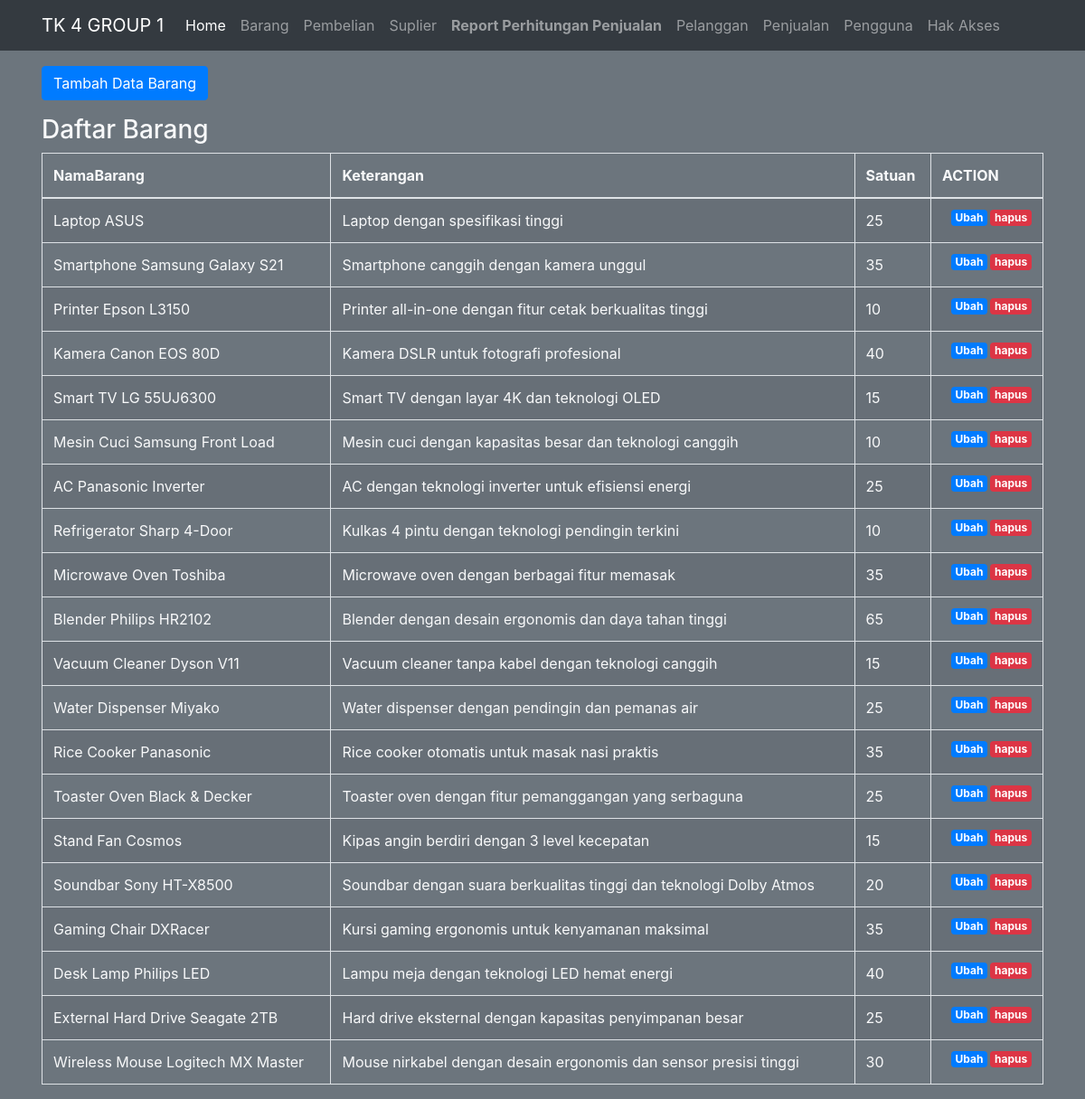
/public/barang, run on the app's committed database.
### tables this page shows
CREATE TABLE `barang` (
  `IdBarang` int(11) NOT NULL,
  `NamaBarang` varchar(255) NOT NULL,
  `Keterangan` varchar(255) NOT NULL,
  `Satuan` int(11) DEFAULT NULL,
  `IdPengguna` int(11) DEFAULT NULL
);

### app/core/Controller.php (called while the page is built, shortened)
<?php
class Controller {
    public function view($view, $data = [])
    {
        require_once '../app/views/' . $view . '.php';
    }
    public function model($model)
    {
        return new $model;
    }
}

### app/controllers/Barang.php (called while the page is built, shortened)
<?php
class Barang extends Controller {
    public function index()
    {
        $data['judul'] = 'Daftar Barang';
        $data['br'] = $this->model('Barang_model')->getAllBarang();
        $this->view('templates/header', $data);
        $this->view('barang/index', $data);
        $this->view('templates/footer');
    }
}

### app/core/App.php (called while the page is built, shortened)
<?php
class App {
    protected $method = 'index';
    protected $params = [];
    public function __construct()
    {
        $this->controller = new $this->controller;
        call_user_func_array([$this->controller, $this->method], $this->params);
    }
}

### public/index.php (called while the page is built, shortened)
<?php
$app = new App;

### app/core/Database.php (called while the page is built, shortened)
<?php
class Database {
    private $host = DB_HOST;
    private $user = DB_USER;
    private $pass = DB_PASS;
    private $db_name = DB_NAME;
    private $dbh;
    private $stmt;
    public function __construct()
    {
        $dsn = 'mysql:host=' . $this->host . ';dbname=' . $this->db_name;
        $option = [
            PDO::ATTR_PERSISTENT => true,
            PDO::ATTR_ERRMODE => PDO::ERRMODE_EXCEPTION
        ];
        try {
            $this->dbh = new PDO($dsn, $this->user, $this->pass, $option);
        } catch(PDOException $e) {
            die($e->getMessage());
        }
    }
    public function query($query)
    {
        $this->stmt = $this->dbh->prepare($query);
    }
    public function execute()
    {
        $this->stmt->execute();
    }
    public function resultSet()
    {
        $this->execute();
        return $this->stmt->fetchAll(PDO::FETCH_ASSOC);
    }
}

### app/models/Barang_model.php (called while the page is built, shortened)
<?php
class Barang_model {
    private $table = 'barang';
    private $db;
    public function __construct()
    {
        $this->db = new Database;
    }
    public function getAllBarang()
    {
        $this->db->query('SELECT * FROM ' . $this->table);
        return $this->db->resultSet();
    }
}

### app/views/barang/index.php (the view, shortened to what this page needs)
<div class="container mt-3 text-light">
    <div class="row">
      <div class="col-lg-6">
      </div>
    </div>
    <div class="row mb-3">
      <div class="col-lg-6">
        <button type="button" class="btn btn-primary tombolTambahData" data-toggle="modal" data-target="#formModal">
          Tambah Data Barang
        </button>
      </div>
    </div>
    <h3>Daftar Barang</h3>
    <table class="table table-striped table-bordered table-hover table-full-width">
                <thead>
                    <tr>
                        <th scope="col">NamaBarang</th>
                        <th scope="col">Keterangan</th>
                        <th scope="col">Satuan</th>
                        <th scope="col">ACTION</th>
                    </tr>
                </thead>
                <tbody>
                    <?php foreach( $data['br'] as $br ) : ?>
                    <tr>
                        <td><?= $br['NamaBarang'];?></td>
                        <td> <?= $br['Keterangan'];?></td>
                        <td> <?= $br['Satuan'];?></td>
                        <td>
                        <a href="<?= BASEURL; ?>/barang/hapus/<?= $br['IdBarang']; ?>" class="badge badge-danger float-right" onclick="return confirm('yakin?');">hapus</a>
                        <a href="<?= BASEURL; ?>/barang/ubahDetail/<?= $br['IdBarang']; ?>" class="badge badge-primary float-right">Ubah</a>
                    </tr>
                    <?php endforeach; ?>
                </tbody>
    </table>
</div>

### app/views/templates/header.php (shortened to what this page needs)
<!DOCTYPE html>
<html lang="en">
<head>
    <link rel="stylesheet" href="<?= BASEURL; ?>/css/bootstrap.css">
    <link rel="stylesheet" href="<?= BASEURL; ?>/css/style.css">
</head>
<body class="bg-secondary">
<nav class="navbar navbar-expand-lg navbar-dark bg-dark">
  <div class="container">
      <a class="navbar-brand" href="<?= BASEURL; ?>">TK 4 GROUP 1</a>
      <div class="collapse navbar-collapse" id="navbarNavAltMarkup">
        <div class="navbar-nav">
          <a class="nav-item nav-link active" href="<?= BASEURL; ?>">Home <span class="sr-only">(current)</span></a>
          <a class="nav-item nav-link" href="<?= BASEURL; ?>/barang">Barang</a>
          <a class="nav-item nav-link" href="<?= BASEURL; ?>/pembelian">Pembelian</a>
          <a class="nav-item nav-link" href="<?= BASEURL; ?>/suplier">Suplier</a>
          <b><a class="nav-item nav-link" href="<?= BASEURL; ?>/report">Report Perhitungan Penjualan</a></b>
          <a class="nav-item nav-link" href="<?= BASEURL; ?>/pelanggan">Pelanggan</a>
          <a class="nav-item nav-link" href="<?= BASEURL; ?>/penjualan">Penjualan</a>
          <a class="nav-item nav-link" href="<?= BASEURL; ?>/pengguna">Pengguna</a>
          <a class="nav-item nav-link" href="<?= BASEURL; ?>/akses">Hak Akses</a>
        </div>
      </div>
  </div>
</nav>

### app/views/templates/footer.php (shortened to what this page needs)
</body>
</html>

### public/css/style.css (style rules this page uses)
.badge { margin-left: 3px; }
.container { padding: 0 16px; }
.container::after, .row::after { content: ""; clear: both; display: table; }

### data on the page
barang: NamaBarang "Laptop ASUS", Keterangan "Laptop dengan spesifikasi tinggi", Satuan "25"
barang: NamaBarang "Smartphone Samsung Galaxy S21", Keterangan "Smartphone canggih dengan kamera unggul", Satuan "35"
barang: NamaBarang "Printer Epson L3150", Keterangan "Printer all-in-one dengan fitur cetak berkualitas tinggi", Satuan "10"
barang: NamaBarang "Kamera Canon EOS 80D", Keterangan "Kamera DSLR untuk fotografi profesional", Satuan "40"
barang: NamaBarang "Smart TV LG 55UJ6300", Keterangan "Smart TV dengan layar 4K dan teknologi OLED", Satuan "15"
barang: NamaBarang "Mesin Cuci Samsung Front Load", Keterangan "Mesin cuci dengan kapasitas besar dan teknologi canggih", Satuan "10"
barang: NamaBarang "AC Panasonic Inverter", Keterangan "AC dengan teknologi inverter untuk efisiensi energi", Satuan "25"
barang: NamaBarang "Refrigerator Sharp 4-Door", Keterangan "Kulkas 4 pintu dengan teknologi pendingin terkini", Satuan "10"
barang: NamaBarang "Microwave Oven Toshiba", Keterangan "Microwave oven dengan berbagai fitur memasak", Satuan "35"
barang: NamaBarang "Blender Philips HR2102", Keterangan "Blender dengan desain ergonomis dan daya tahan tinggi", Satuan "65"
barang: NamaBarang "Vacuum Cleaner Dyson V11", Keterangan "Vacuum cleaner tanpa kabel dengan teknologi canggih", Satuan "15"
barang: NamaBarang "Water Dispenser Miyako", Keterangan "Water dispenser dengan pendingin dan pemanas air", Satuan "25"
barang: NamaBarang "Rice Cooker Panasonic", Keterangan "Rice cooker otomatis untuk masak nasi praktis", Satuan "35"
barang: NamaBarang "Toaster Oven Black & Decker", Keterangan "Toaster oven dengan fitur pemanggangan yang serbaguna", Satuan "25"
barang: NamaBarang "Stand Fan Cosmos", Keterangan "Kipas angin berdiri dengan 3 level kecepatan", Satuan "15"
barang: NamaBarang "Soundbar Sony HT-X8500", Keterangan "Soundbar dengan suara berkualitas tinggi dan teknologi Dolby Atmos", Satuan "20"
barang: NamaBarang "Gaming Chair DXRacer", Keterangan "Kursi gaming ergonomis untuk kenyamanan maksimal", Satuan "35"
barang: NamaBarang "Desk Lamp Philips LED", Keterangan "Lampu meja dengan teknologi LED hemat energi", Satuan "40"
barang: NamaBarang "External Hard Drive Seagate 2TB", Keterangan "Hard drive eksternal dengan kapasitas penyimpanan besar", Satuan "25"
barang: NamaBarang "Wireless Mouse Logitech MX Master", Keterangan "Mouse nirkabel dengan desain ergonomis dan sensor presisi tinggi", Satuan "30"
